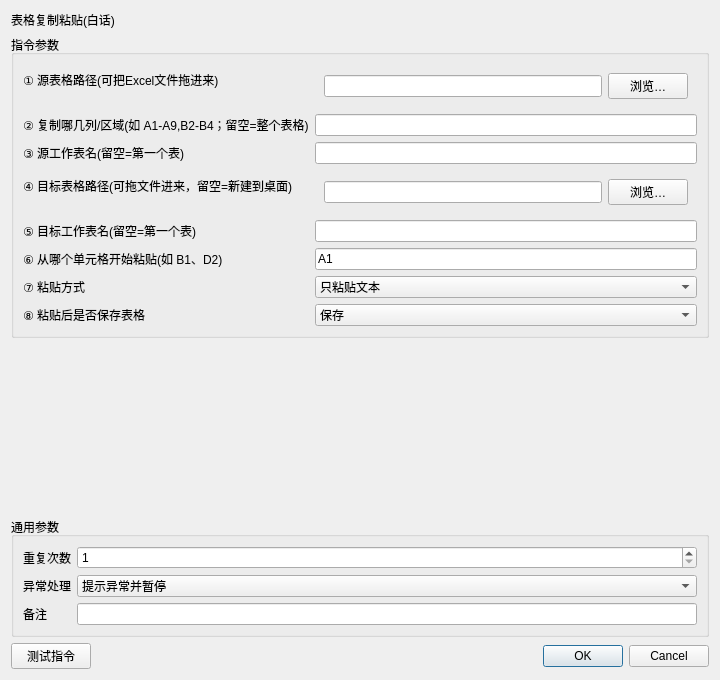
<?xml version="1.0" encoding="UTF-8"?><ui version="4.0"><class>InstructionEditor</class><widget class="QDialog" name="InstructionEditor"><property name="geometry"><rect><x>0</x><y>0</y><width>720</width><height>680</height></rect></property><layout class="QVBoxLayout" name="rootLayout"><item><widget class="QLabel" name="titleLabel"><property name="text"><string>表格复制粘贴(白话)</string></property></widget></item><item><widget class="QGroupBox" name="parameterGroupBox"><property name="title"><string>指令参数</string></property><layout class="QFormLayout" name="parameterFormLayout"><item row="0" column="0"><widget class="QLabel" name="label_0"><property name="text"><string>① 源表格路径(可把Excel文件拖进来)</string></property></widget></item><item row="0" column="1"><widget class="QWidget" name="container_0"><layout class="QHBoxLayout" name="fieldLayout_0"><item><widget class="QLineEdit" name="parameter_0"><property name="text"><string></string></property></widget></item><item><widget class="QPushButton" name="auxiliary_0"><property name="text"><string>浏览…</string></property></widget></item></layout></widget></item><item row="1" column="0"><widget class="QLabel" name="label_1"><property name="text"><string>② 复制哪几列/区域(如 A1-A9,B2-B4；留空=整个表格)</string></property></widget></item><item row="1" column="1"><widget class="QLineEdit" name="parameter_1"><property name="text"><string></string></property></widget></item><item row="2" column="0"><widget class="QLabel" name="label_2"><property name="text"><string>③ 源工作表名(留空=第一个表)</string></property></widget></item><item row="2" column="1"><widget class="QLineEdit" name="parameter_2"><property name="text"><string></string></property></widget></item><item row="3" column="0"><widget class="QLabel" name="label_3"><property name="text"><string>④ 目标表格路径(可拖文件进来，留空=新建到桌面)</string></property></widget></item><item row="3" column="1"><widget class="QWidget" name="container_3"><layout class="QHBoxLayout" name="fieldLayout_3"><item><widget class="QLineEdit" name="parameter_3"><property name="text"><string></string></property></widget></item><item><widget class="QPushButton" name="auxiliary_3"><property name="text"><string>浏览…</string></property></widget></item></layout></widget></item><item row="4" column="0"><widget class="QLabel" name="label_4"><property name="text"><string>⑤ 目标工作表名(留空=第一个表)</string></property></widget></item><item row="4" column="1"><widget class="QLineEdit" name="parameter_4"><property name="text"><string></string></property></widget></item><item row="5" column="0"><widget class="QLabel" name="label_5"><property name="text"><string>⑥ 从哪个单元格开始粘贴(如 B1、D2)</string></property></widget></item><item row="5" column="1"><widget class="QLineEdit" name="parameter_5"><property name="text"><string>A1</string></property></widget></item><item row="6" column="0"><widget class="QLabel" name="label_6"><property name="text"><string>⑦ 粘贴方式</string></property></widget></item><item row="6" column="1"><widget class="QComboBox" name="parameter_6"><item><property name="text"><string>只粘贴文本</string></property></item><item><property name="text"><string>全部粘贴</string></property></item><item><property name="text"><string>只粘贴值</string></property></item><item><property name="text"><string>只粘贴公式</string></property></item><item><property name="text"><string>只粘贴格式</string></property></item><item><property name="text"><string>保留公式</string></property></item><item><property name="text"><string>值与数字格式</string></property></item><item><property name="text"><string>公式与数字格式</string></property></item><item><property name="text"><string>不覆盖原有内容</string></property></item><property name="currentIndex"><number>0</number></property></widget></item><item row="7" column="0"><widget class="QLabel" name="label_7"><property name="text"><string>⑧ 粘贴后是否保存表格</string></property></widget></item><item row="7" column="1"><widget class="QComboBox" name="parameter_7"><item><property name="text"><string>保存</string></property></item><item><property name="text"><string>不保存</string></property></item><property name="currentIndex"><number>0</number></property></widget></item></layout></widget></item><item><spacer name="verticalSpacer"><property name="orientation"><enum>Qt::Vertical</enum></property><property name="sizeHint" stdset="0"><size><width>20</width><height>20</height></size></property></spacer></item>
<item><widget class="QGroupBox" name="commonGroupBox"><property name="title"><string>通用参数</string></property><layout class="QFormLayout" name="commonFormLayout">
<item row="0" column="0"><widget class="QLabel" name="repeatLabel"><property name="text"><string>重复次数</string></property></widget></item><item row="0" column="1"><widget class="QSpinBox" name="repeatSpinBox"><property name="minimum"><number>1</number></property><property name="maximum"><number>999999</number></property><property name="value"><number>1</number></property></widget></item>
<item row="1" column="0"><widget class="QLabel" name="errorPolicyLabel"><property name="text"><string>异常处理</string></property></widget></item><item row="1" column="1"><widget class="QComboBox" name="errorPolicyComboBox"><item><property name="text"><string>自动跳过</string></property></item><item><property name="text"><string>提示异常并暂停</string></property></item><item><property name="text"><string>提示异常并停止</string></property></item><property name="currentIndex"><number>1</number></property></widget></item>
<item row="2" column="0"><widget class="QLabel" name="noteLabel"><property name="text"><string>备注</string></property></widget></item><item row="2" column="1"><widget class="QLineEdit" name="noteEdit"/></item>
</layout></widget></item>
<item><layout class="QHBoxLayout" name="footerLayout"><item><widget class="QPushButton" name="testButton"><property name="text"><string>测试指令</string></property></widget></item><item><spacer name="footerSpacer"><property name="orientation"><enum>Qt::Horizontal</enum></property><property name="sizeHint" stdset="0"><size><width>40</width><height>20</height></size></property></spacer></item><item><widget class="QDialogButtonBox" name="buttonBox"><property name="standardButtons"><set>QDialogButtonBox::Cancel|QDialogButtonBox::Ok</set></property></widget></item></layout></item>
</layout></widget><resources/><connections/></ui>
